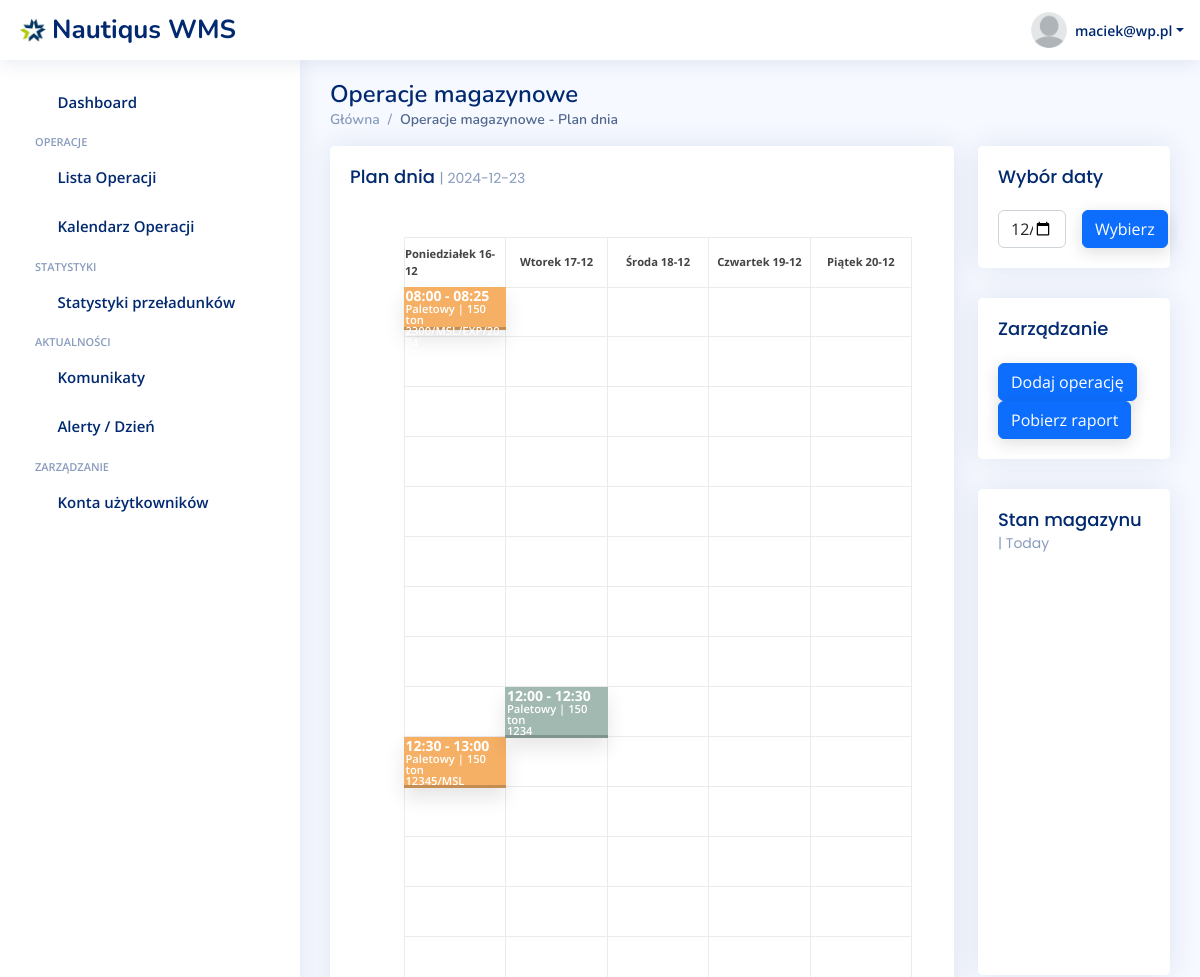
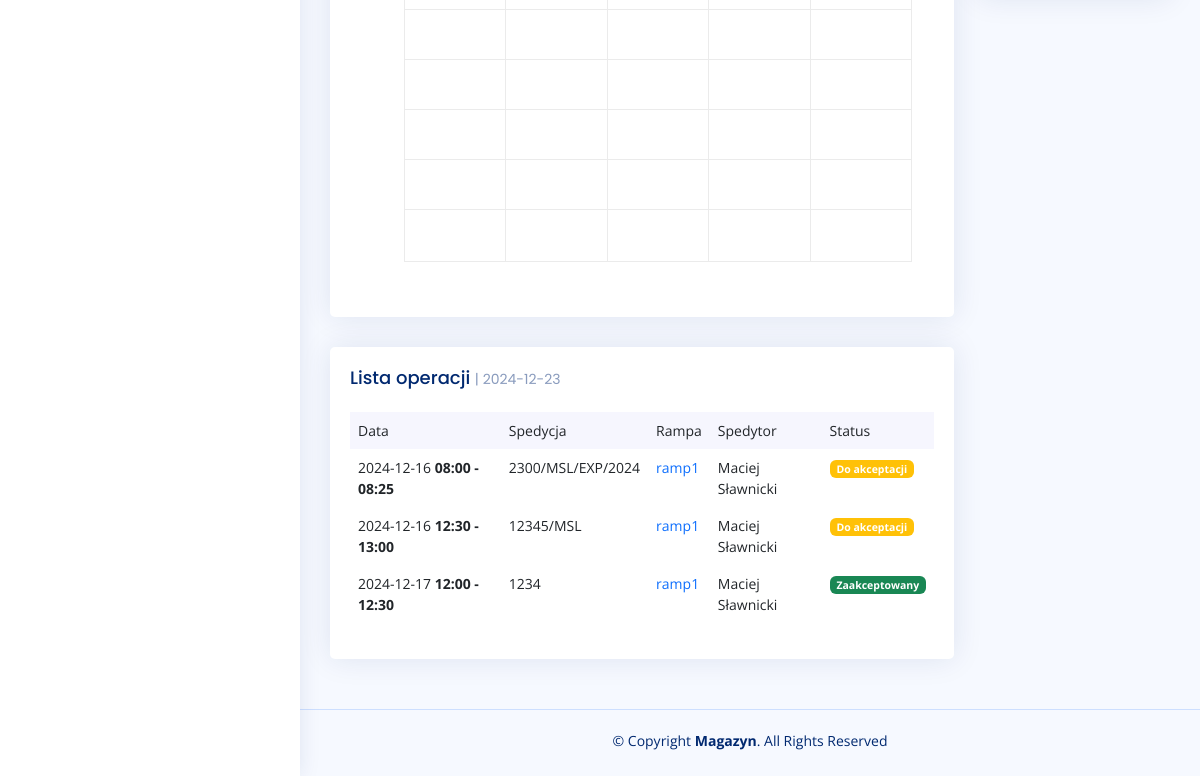
Page /operacje/tydzien (signed in) on the earlier database version (2 pictures, top to bottom).
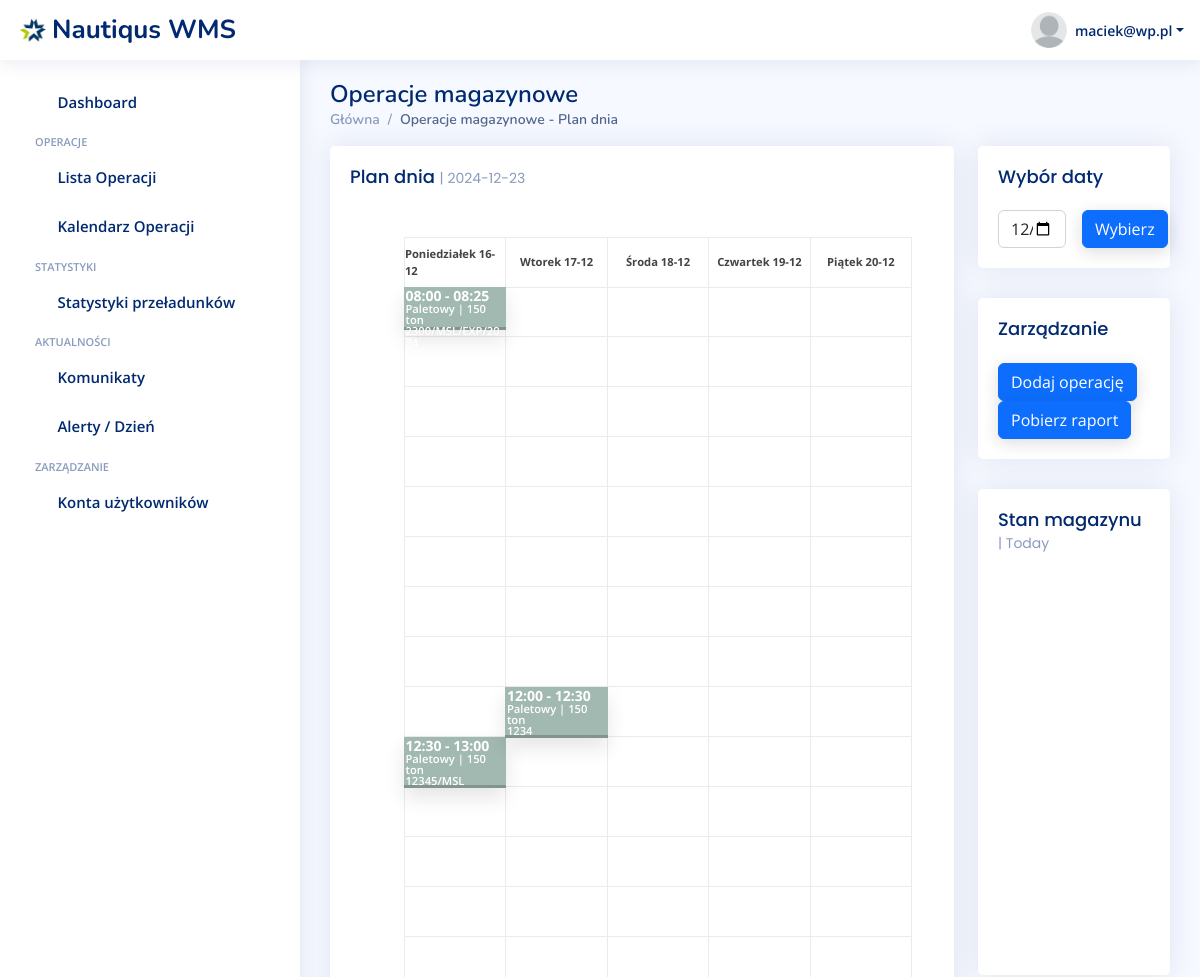
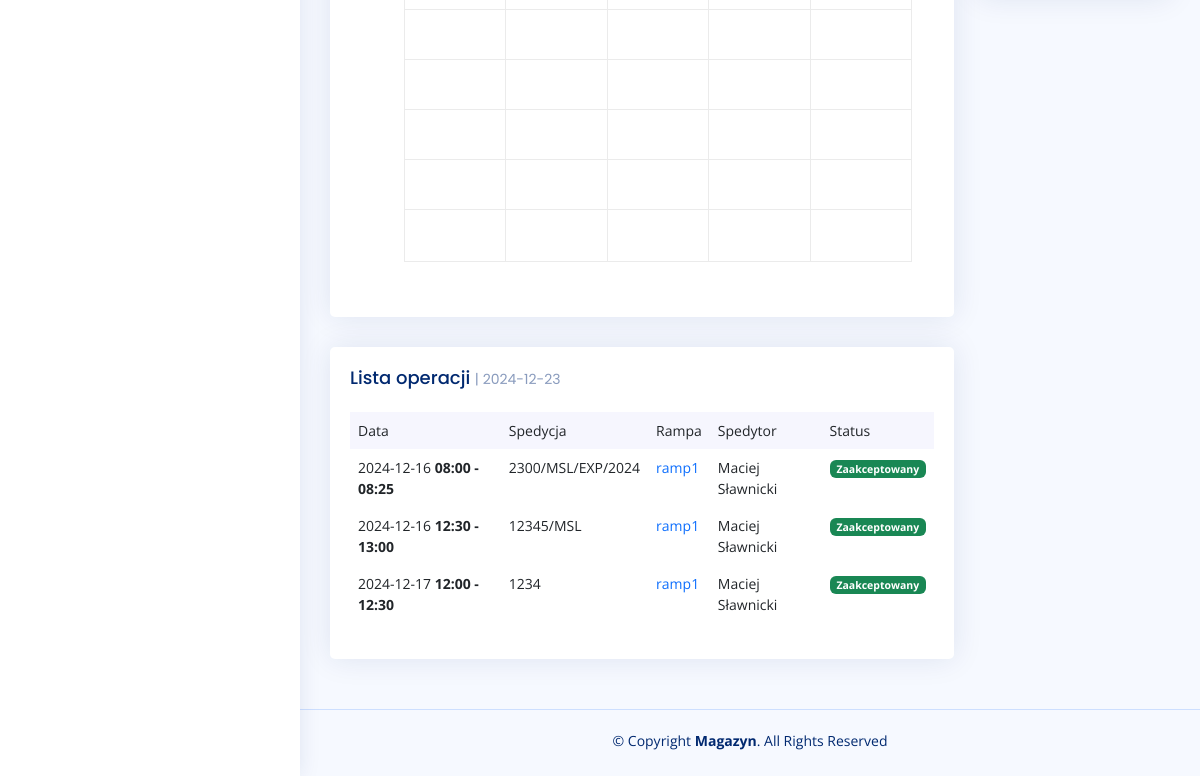
Same page on the later database version (2 pictures, top to bottom).
### warehouse/models.py (models this page shows, shortened)
class Operation(models.Model):
    OPERATION_CHOICES = [
        ('pallets_loading', 'Załadunek paletowy'),
        ('manual_loading', 'Załadunek ręczny'),
        ('unloading', 'Rozładunek'),
    ]
    RAMP_CHOICES = [
        ('ramp1', 'Rampa 1'),
        ('ramp2', 'Rampa 2'),
        ('ramp3', 'Rampa 3'),
    ]
    STATUS_CHOICES = [
        ('pending', 'Do akceptacji'),
        ('accepted', 'Zaakceptowany'),
    ]
    CUSTOMER_CHOICES = [
        ('erie', 'Erie'),
        ('laktopol', 'Laktopol'),
        ('geti', 'Geti'),
        ('huzar', 'Huzar'),
    ]
    user = models.ForeignKey(
        CustomUser,  # Odwołanie do wbudowanego modelu użytkownika
        on_delete=models.CASCADE,  # Usunięcie użytkownika usuwa jego instancje
        related_name='created_objects',  # Opcjonalnie: alias do odwołania
        verbose_name='Utworzone przez'
    )
    start_time = models.DateTimeField()
    end_time = models.DateTimeField()
    cut_off = models.DateTimeField(blank=True, null=True)
    operation_type = models.CharField(
        max_length=15,
        choices=OPERATION_CHOICES,
        default='loading',
        verbose_name="Typ operacji"
    )
    ramp_number = models.CharField(
        max_length=15,
        choices=RAMP_CHOICES,
        default='ramp1',
        verbose_name="Numer rampy"
    )
    status = models.CharField(
        max_length=15,
        choices=STATUS_CHOICES,
        default='pending',
        verbose_name="Status"
    )
    spedition_number = models.CharField(max_length=15)
    customer = models.CharField(
        max_length=20,
        choices=CUSTOMER_CHOICES,
        verbose_name="Klient"
    )

### warehouse/views.py (the view)
# urls.py: path('operacje/tydzien', views.operations_week, name='operations'),
@login_required
def operations_week(request, input_date=datetime.now().strftime("%Y-%m-%d")):
    input_date = datetime.strptime(input_date, '%Y-%m-%d').date()
    print(input_date)
    monday = datetime.strptime('2024-12-16', "%Y-%m-%d")
    tuesday = datetime.strptime('2024-12-17', "%Y-%m-%d")
    wednesday = datetime.strptime('2024-12-18', "%Y-%m-%d")
    thursday = datetime.strptime('2024-12-19', "%Y-%m-%d")
    friday = datetime.strptime('2024-12-20', "%Y-%m-%d")
    context = {'operations_all': Operation.objects.filter(start_time__date__gte=monday, end_time__lte=friday),
               'operations_monday': Operation.objects.filter(start_time__date=monday),
               'operations_tuesday': Operation.objects.filter(start_time__date=tuesday),
               'operations_wednesday': Operation.objects.filter(start_time__date=wednesday),
               'operations_thursday': Operation.objects.filter(start_time__date=thursday),
               'operations_friday': Operation.objects.filter(start_time__date=friday),
               'selected_day': str(input_date),
               }
    return render(request, 'warehouse/operations-week.html', context)

### warehouse/templates/warehouse/operations-week.html (shortened to what the changed rows need)
{% extends 'base.html' %}
{% load static %}
{% static "" as staticUrl %}
{% block content %}
<main id="main" class="main">
    <div class="pagetitle">
        <h1>Operacje magazynowe</h1>
    </div>
    <section class="section dashboard">
        <div class="row">
            <div class="col-lg-9">
                <div class="row">
                    <div class="col-12">
                        <div class="card recent-sales ">
                            <div class="card-body">
                                <div class="cd-schedule cd-schedule--loading margin-top-lg margin-bottom-lg js-cd-schedule">
                                    <div class="cd-schedule__events">
                                        <ul>
                                            <li class="cd-schedule__group">
                                                <ul>
                                                    {% for operation in operations_monday %}
                                                        {% include "warehouse/operation-calendar-modal.html" %}
                                                    {% endfor %}
                                                </ul>
                                            </li>
                                        </ul>
                                    </div>
                                </div>
                            </div>
                        </div>
                    </div>
                    <div class="col-12">
                        <div class="card recent-sales overflow-auto">
                            <div class="card-body">
                                <table class="table table-borderless datatable">
                                    <thead>
                                    <tr>
                                        <th scope="col">Data</th>
                                        <th scope="col">Spedycja</th>
                                        <th scope="col">Rampa</th>
                                        <th scope="col">Spedytor</th>
                                        <th scope="col">Status</th>
                                    </tr>
                                    </thead>
                                    <tbody>
                                    {% for operation in operations_all %}
                                    <tr>
                                        <th scope="row">{{ operation.end_time|date:"Y-m-d" }} <b> {{ operation.start_time|date:"H:i" }} - {{ operation.end_time|date:"H:i" }}</b></th>
                                        <td>{{ operation.spedition_number }}</td>
                                        <td><a href="#" class="text-primary">{{ operation.ramp_number }}</a></td>
                                        <td>Maciej Sławnicki</td>
                                        <td><span class="badge
                                            {% if operation.status == 'pending' %}bg-warning
                                            {% elif operation.status == 'accepted' %}bg-success
                                            {% endif %}">
                                            {{ operation.get_status_display }}
                                        </span></td>
                                    </tr>
                                    {% endfor %}
                                    </tbody>
                                </table>
                            </div>
                        </div>
                    </div>
                </div>
            </div>
        </div>
    </section>
</main>
{% endblock %}

### warehouse/templates/warehouse/operation-calendar-modal.html (shortened to what this page needs)
<li class="cd-schedule__event">
    <a data-start='{{ operation.start_time|date:"H:i" }}' data-end='{{ operation.end_time|date:"H:i" }}'
       data-bs-toggle="modal" data-bs-target="#staticBackdrop{{ operation.id }}"
       {% if operation.status == 'accepted' %}
    data-content="event-yoga-1" data-event="event-3"
    {% elif operation.status == 'pending' %}
    data-content="event-restorative-yoga" data-event="event-4"
    {% endif %}
    href="#0">
    <em class="cd-schedule__name">Paletowy | 150 ton <br>{{ operation.spedition_number }}</em>
    </a>
</li>

Differences in the rows shown:
changed Operation "2300/MSL/EXP/2024": status "Do akceptacji" → "Zaakceptowany"
changed Operation "12345/MSL": status "Do akceptacji" → "Zaakceptowany"
